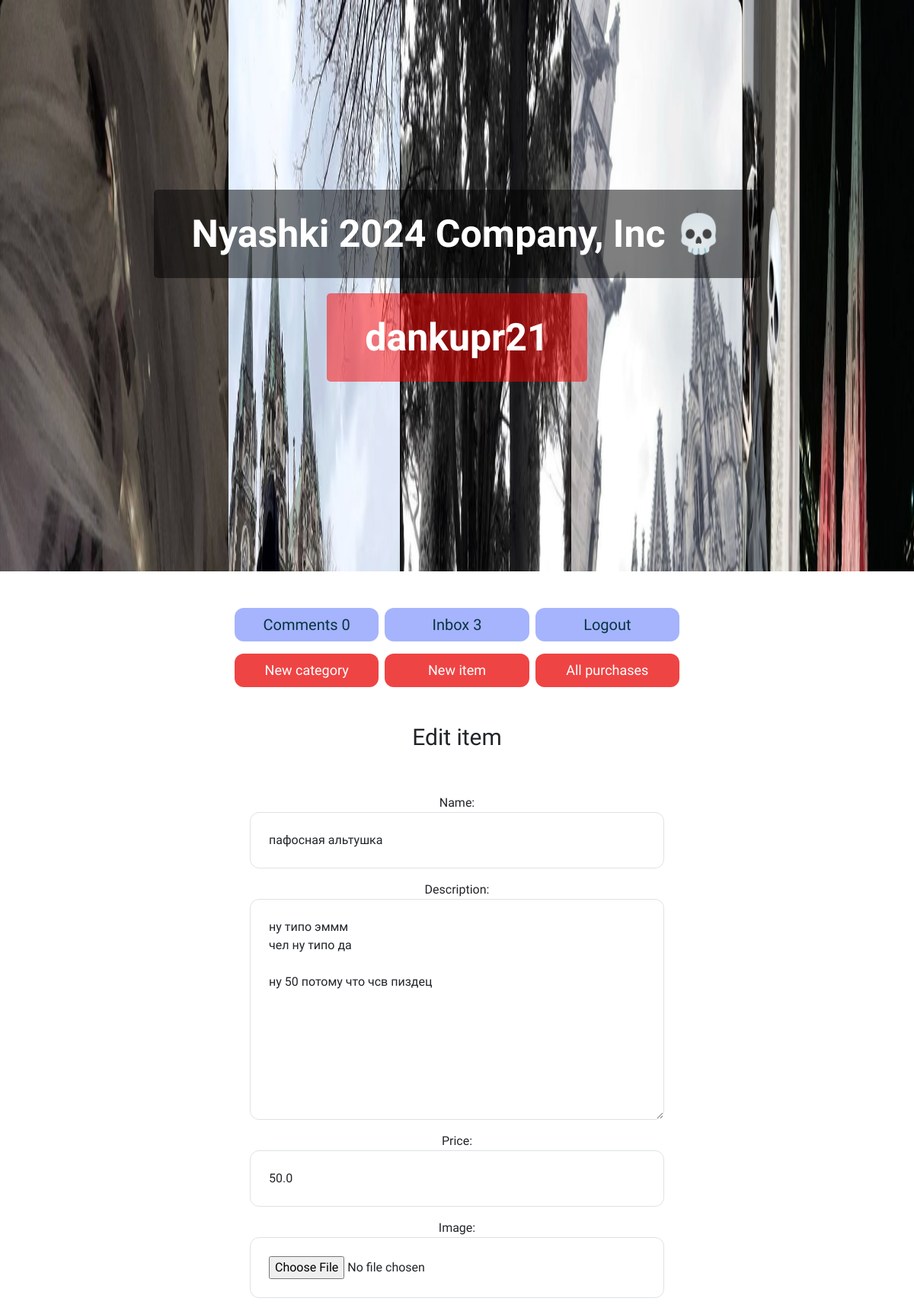
/items/3/edit_item (signed in, upper part), run on an earlier commit of the app's database.
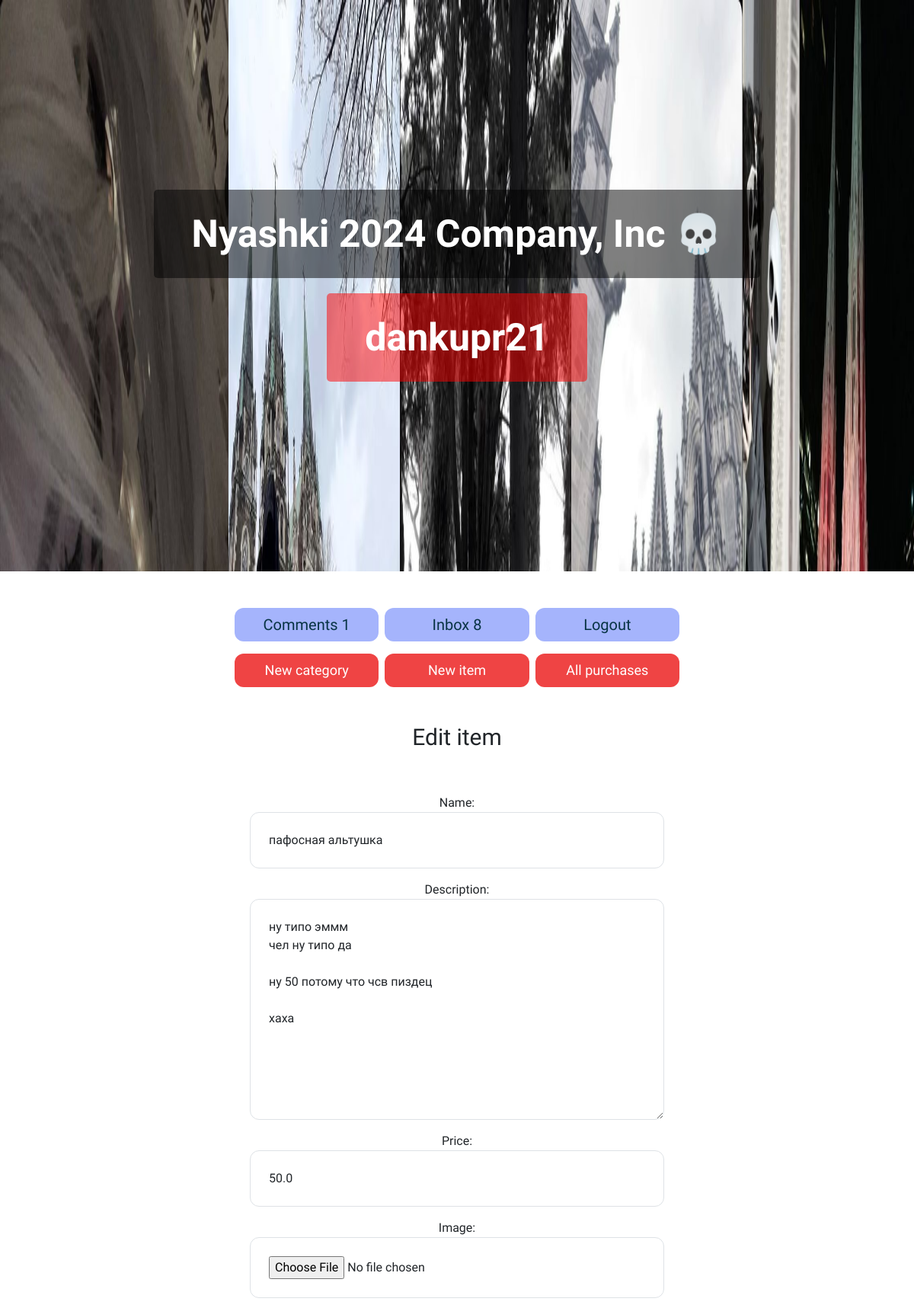
And on a later commit of the database.
### item/models.py (models this page shows, shortened)
class Item(models.Model):
    category = models.ForeignKey(Category, related_name='items', on_delete=models.CASCADE)
    name = models.CharField(max_length=255)
    description = models.TextField(blank=True, null=True)
    price = models.FloatField()
    image = models.ImageField(upload_to='item_images', blank=True, null=True)
    is_sold = models.BooleanField(default=False)
    created_at = models.DateTimeField(auto_now_add=True)
    users = models.ManyToManyField(User, related_name='items', blank=True)
    gender = models.CharField(max_length=1, choices=gender_choice)
    comments = models.ManyToManyField(Comment)

class Comment(models.Model):
    user = models.ForeignKey(User, related_name='comments', on_delete=models.CASCADE)
    description = models.TextField()
    created_at = models.DateTimeField()
    class Meta:
        ordering = ('-created_at',)

### item/views.py (the view)
# urls.py: path('<int:pk>/edit_item', views.edit_item, name='edit_item'),
@login_required
def edit_item(request, pk):
    if request.user.is_superuser:
        item = get_object_or_404(Item, pk=pk)
        if request.method == 'POST':
            form = EditItemForm(request.POST, request.FILES, instance=item)
            if form.is_valid():
                form.save()
                return redirect('item:detail', pk=item.id)
        else:
            form = EditItemForm(instance=item)
        return render(request, 'item/edit_item_form.html', {
            'form': form,
            'title': 'Edit item',
            'item': item
        })
    return redirect('/')

### item/forms.py
class EditItemForm(forms.ModelForm):
    class Meta:
        model = Item
        fields = ('name', 'description', 'price', 'image', 'is_sold', 'gender')
        widgets = {
            'name': forms.TextInput(attrs={
                'class': INPUT_CLASSES
            }),
            'description': forms.Textarea(attrs={
                'class': INPUT_CLASSES
            }),
            'price': forms.TextInput(attrs={
                'class': INPUT_CLASSES
            }),
            'image': forms.FileInput(attrs={
                'class': INPUT_CLASSES
            }),
            'gender': forms.Select(attrs={
                'class': INPUT_CLASSES
            }),
        }

### item/templates/item/edit_item_form.html (shortened to what this page needs)
{% extends 'core/base.html' %}
{% block content %}
<h1 class="mb-6 text-3xl mt-4 dark:text-white text-center">{{ title }}</h1>
<div class="mx-5 transition-transform duration-300 transform hover:scale-105 text-center">
    <form method="post" action="{% url 'item:edit_item' item.id %}" enctype="multipart/form-data" class="dark:text-white">
        <div class="space-y-4">
            {{ form.as_p }}
        </div>
    </form>
</div>
{% endblock %}

### core/templates/core/base.html (shortened to what this page needs)
{% load static %}
<!doctype html>
<html>
    <head>
        <link rel="stylesheet" href="{% static 'core/css/mdb.min.css' %}">
        <script src="https://cdn.tailwindcss.com"></script>
        <link href="https://cdn.jsdelivr.net/npm/bootstrap@5.3.3/dist/css/bootstrap.min.css" rel="stylesheet">
        <link rel="stylesheet" href="{% static 'core/css/main.css' %}">
    </head>
    <body class="dark:bg-zinc-700" id="target-element">
        <header class="text-center " id="sign_header" style="cursor: pointer;">
            <a href="/" id="nyashki" class="md:text-3xl text-3xl font-bold text-white">Nyashki 2024 Company, Inc 💀</a>
            {% if request.user.is_authenticated %}
            <strong id="username" class="md:text-3xl text-3xl font-semibold">{{request.user.username}}</strong>
            {% endif %}
      </header>
        {% if request.user.is_authenticated %}
        <div class="grid grid-cols-3 gap-2 mt-2 px-2 w-1/2 mx-auto mb-3 mt-5 transition-transform duration-300 transform hover:scale-105" id="{{zxc12qwiehjqwaiode}}">
          <a href="{% url 'item:all_comments' %}" class="block text-center px-2 py-2 text-lg md:text-xl  bg-indigo-300 text-cyan-950 hover:text-white rounded-xl hover:bg-indigo-400">Comments {{ request.user.comments.all | length }}</a>
          <a href="{% url 'conversation:inbox' %}" class="block text-center px-2 py-2 text-lg md:text-xl bg-indigo-300 text-cyan-950 hover:text-white rounded-xl hover:bg-indigo-400">Inbox {{ request.user.conversations.all | length }}</a>
          <a href="{% url 'core:logout' %}" class="block text-center px-2 py-2 text-lg md:text-xl bg-indigo-300 text-cyan-950 hover:text-white rounded-xl hover:bg-indigo-400">Logout</a>
          </div>
        {% endif %}
        {% if request.user.is_superuser %}
        <div class="grid grid-cols-3 gap-2 mt-2 px-2 mx-auto w-1/2 transition-transform duration-300 transform hover:scale-105">
          <a href="{% url 'item:new_category' %}" class="px-2 py-2 text-lg  bg-red-500 text-white text-center rounded-xl hover:bg-red-700">New category</a>
          <a href="{% url 'item:new_item' %}" class="px-2 py-2 text-lg  bg-red-500 text-white text-center rounded-xl hover:bg-red-700">New item</a>
          <a href="{% url 'item:all_purchases' %}" class="px-2 py-2 text-lg  bg-red-500 text-white text-center rounded-xl hover:bg-red-700">All purchases</a>
        </div>
        {%endif%}
        <div class="px-2 mt-5">
            {% block content %}
            {% endblock %}
        </div>
    </body>
</html>

What changed in the data, as far as the page shows it:
changed Item "пафосная альтушка": description "ну типо эммм чел ну типо да ну 50 потому что чсв пиздец" → "ну типо эммм чел ну типо да ну 50 потому что чсв пиздец xaxa"
Also different on the page:
{{ request.user.comments.all | length }}: "0" → "1"
{{ request.user.conversations.all | length }}: "3" → "8"
